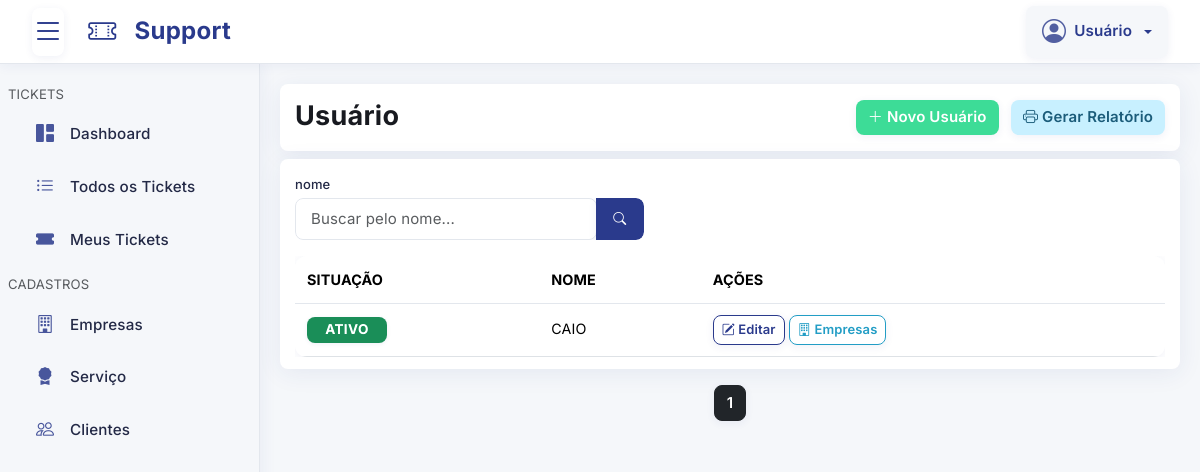
Before: /pages/usuario/index.php with the older database file.
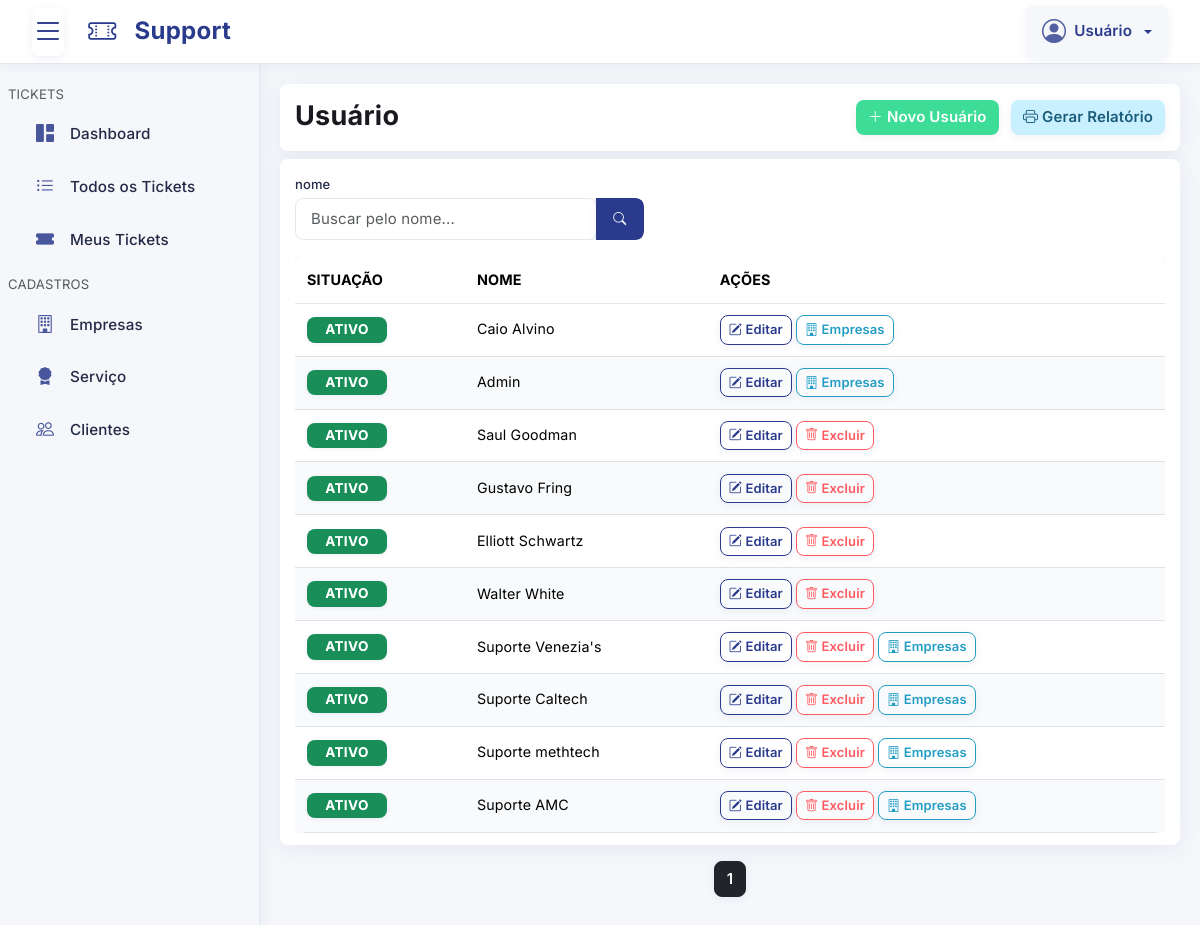
After: the same page with the newer database file.
### tables this page shows
CREATE TABLE `usuario` (
  `id` int NOT NULL,
  `grupo_id` int NOT NULL,
  `nome` varchar(255) NOT NULL,
  `email` varchar(255) NOT NULL,
  `senha` varchar(255) NOT NULL,
  `token` varchar(255) DEFAULT NULL COMMENT 'TOKEN PARA VALIDAÇÕES',
  `situacao` tinyint(1) NOT NULL DEFAULT '1' COMMENT '0 = INATIVO ou 1 = ATIVO',
  `cadastrado` timestamp NULL DEFAULT CURRENT_TIMESTAMP,
  `alterado` timestamp NULL DEFAULT CURRENT_TIMESTAMP ON UPDATE CURRENT_TIMESTAMP
);

### config/Database.php (called while the page is built, shortened)
<?php
class Database
{
    private $host = "tcc-db-phpmyadmin.a5b4kx.easypanel.host";
    private $dbName = "support-ticket-manager";
    private $username = "alvino";
    private $password = "WQDThX9tbD";
    private $charset = "utf8mb4";
    private $pdo;
    private function connect()
    {
        $dsn = "mysql:host={$this->host};port=3306;dbname={$this->dbName};charset={$this->charset}";
        try {
            $this->pdo = new PDO(
                $dsn,
                $this->username,
                $this->password,
                array(PDO::MYSQL_ATTR_INIT_COMMAND => "SET NAMES utf8")
            );
            $this->pdo->setAttribute(PDO::ATTR_ERRMODE, PDO::ERRMODE_EXCEPTION);
            $this->pdo->setAttribute(PDO::ATTR_DEFAULT_FETCH_MODE, PDO::FETCH_ASSOC);
        } catch (PDOException $e) {
            $this->error = $e->getMessage();
            die("Erro ao conectar ao banco de dados: {$this->error}");
        }
    }
    public function getConnection()
    {
        try {
            return $this->pdo;
        } catch (PDOException $e) {
            $this->error = $e->getMessage();
            die("Erro ao conectar ao banco de dados: {$this->error}");
        }
    }
}

### config/Usuario.php (called while the page is built, shortened)
<?php
class Usuario
{
    private $db;
    public function __construct($db)
    {
        $this->db = $db;
    }
    public function index(array $parametros = array())
    {
        try {
            $nome = $parametros["nome"] ?? null;
            $situacao = $parametros["situacao"] ?? null;
            $pagina     = isset($parametros["pagina"]) ? (int)$parametros["pagina"] : 1;
            $limite     = isset($parametros["limite"]) ? (int)$parametros["limite"] : 10;
            $where = array();
            $params = array();
            $query = "SELECT * FROM `usuario`";
            $queryCount = "SELECT COUNT(*) as total FROM `usuario`";
            $query .= " ORDER BY `grupo_id` ASC";
            if ($limite !== null && $limite > 0) {
                $offset = ($pagina - 1) * $limite;
                $query .= " LIMIT $limite OFFSET $offset";
            }
            $stmt = $this->db->prepare($query);
            $stmtCount = $this->db->prepare($queryCount);
            $stmt->execute();
            $stmtCount->execute();
            $resultados = $stmt->fetchAll(PDO::FETCH_OBJ);
            $total = (int)$stmtCount->fetchColumn();
            $paginacao = array(
                "pagina" => $pagina,
                "limite" => $limite,
                "total" => $total,
                "total_paginas" => max(1, (int)ceil($total / $limite))
            );
            return array(
                "resultados" => $resultados,
                "paginacao" => $paginacao
            );
        } catch (\Throwable $th) {
            return array(
                "erro" => $th->getMessage() . " -> " . $th->getLine(),
                "resultados" => [],
                "paginacao" => array(
                    "pagina" => 1,
                    "limite" => 100,
                    "total" => 0,
                    "total_paginas" => 1
                )
            );
        }
    }
}

### pages/usuario/index.php (the view, shortened to what the changed rows need)
<?php include("../template/topo.php"); ?>
<?php
$nome = isset($_GET['nome']) ? $_GET['nome'] : NULL;
$pagina = isset($_GET["pagina"]) ? $_GET["pagina"] : 1;
$relatorio = isset($_GET['relatorio']) ? $_GET['relatorio'] : 0;
$limiteConsulta = ($relatorio == 1) ? null : 15;
$indexRegistros = $classUsuario->index([
    "nome" => $nome,
    "pagina" => $pagina,
    "limite" => $limiteConsulta
]);
$registros = $indexRegistros["resultados"];
$paginacao = $indexRegistros["paginacao"];
?>
<header class="sessao">
    <div class="row">
        <div class="col-xl-6 col-lg-6 col-md-6 col-sm-12 col-12 my-1">
            <h1 class="titulo">Usuário</h1>
        </div>
    </div>
</header>
<div class="sessao">
    <?php if (count($registros) == 0): ?>
        <div class="alert alerta-sem-cadastrar text-center py-4" role="alert">
            <div class="mb-3">
                <i class="bi bi-people fs-1"></i>
            </div>
            <h5 class="fw-bold">Nenhum usuário encontrado</h5>
            <p class="mb-0">Confira se os dados estão corretos ou cadastre um novo usuário.</p>
        </div>
    <?php else: ?>
        <div class="table-responsive">
            <table class="table table-hover">
                <thead>
                    <tr>
                        <th>Situação</th>
                        <th>Nome</th>
                        <th class="nao-mostrar-impressao">Ações</th>
                    </tr>
                </thead>
                <tbody>
                    <?php foreach ($registros as $registro): ?>
                        <?php if (is_object($registro)): ?>
                            <tr class="<?php echo isset($focu_empresa_id) && $registro->id == $focu_empresa_id ? 'table-active' : ''; ?>">
                                <td>
                                    <?php if (isset($registro->situacao) && $registro->situacao == 1): ?>
                                        <span class="badge text-bg-success">Ativo</span>
                                    <?php else: ?>
                                        <span class="badge text-bg-danger">Inativo</span>
                                    <?php endif; ?>
                                </td>
                                <td><?php echo isset($registro->nome) ? $registro->nome : "--"; ?></td>
                                <td class="nao-mostrar-impressao">
                                    <a href="edicao.php?id=<?php echo $registro->id; ?>" class="btn btn-sm btn-editar">
                                        <i class="bi-pencil-square"></i> Editar
                                    </a>
                                    <?php if ($registro->id != 1 && $registro->id != 2): ?>
                                        <button
                                            data-bs-toggle="modal"
                                            data-bs-target="#excluir-<?php echo $registro->id; ?>"
                                            type="button"
                                            class="btn btn-sm btn-excluir">
                                            <i class="bi bi-trash"></i> Excluir
                                        </button>
                                    <?php endif; ?>
                                    <?php if ($registro->grupo_id != 2): ?>
                                        <a href="empresa.php?id=<?php echo $registro->id; ?>" class="btn btn-sm btn-empresa">
                                            <i class="bi-building"></i> Empresas
                                        </a>
                                    <?php endif; ?>
                                </td>
                            </tr>
                        <?php endif; ?>
                    <?php endforeach; ?>
                </tbody>
            </table>
        </div>
    <?php endif; ?>
</div>
<?php
$limiteNavegacao = 2;
$inicio = ((($pagina - $limiteNavegacao) > 1) ? $pagina - $limiteNavegacao : 1);
$fim = ((($pagina + $limiteNavegacao) < $paginacao['total_paginas']) ? $pagina + $limiteNavegacao : $paginacao['total_paginas']);
?>
<?php if ($limiteConsulta !== null): ?>
    <nav aria-label="Page navigation">
        <ul class="pagination justify-content-center mt-3">
            <?php for ($i = $inicio; $i <= $fim; $i++): ?>
                <?php if ($i == $paginacao['pagina']): ?>
                    <li class="page-item active">
                        <a class="ms-1 me-1 btn btn-dark">
                            <?php echo $i; ?>
                        </a>
                    </li>
                <?php endif; ?>
            <?php endfor; ?>
        </ul>
    </nav>
<?php endif; ?>
<?php include("../template/rodape.php"); ?>

Changed rows visible on the page:
changed usuario: nome "CAIO" → "Caio Alvino"
added usuario: situacao "ATIVO", nome "Admin"
added usuario: situacao "ATIVO", nome "Saul Goodman"
added usuario: situacao "ATIVO", nome "Gustavo Fring"
added usuario: situacao "ATIVO", nome "Elliott Schwartz"
added usuario: situacao "ATIVO", nome "Walter White"
added usuario: situacao "ATIVO", nome "Suporte Venezia's"
added usuario: situacao "ATIVO", nome "Suporte Caltech"
added usuario: situacao "ATIVO", nome "Suporte methtech"
added usuario: situacao "ATIVO", nome "Suporte AMC"
